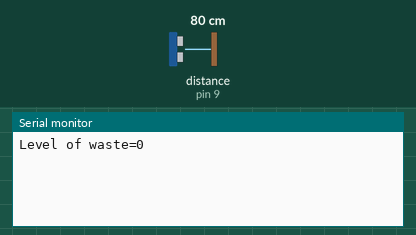
Recording of a sketch running on a simulated Arduino Mega 2560, built with avr-gcc and run on an emulated ATmega2560. On the bench: the last lines printed to the serial monitor. Wiring (inferred from the names in the program): ultrasonic range finder: trigger pin 8; echo pin 9. Inputs (shaded band) come from the test bench; at power-on: distance to the obstacle (sensor on pin 9) 80 cm. The echo pulse lasts 58.3 µs per cm; the modem accepts every AT command (registered, SIM ready, sends succeed) and sends nothing else.

Above: at 3.2 s.
3.3 s: distance to the obstacle (sensor on pin 9) set to 2 cm
At 3.3 s:
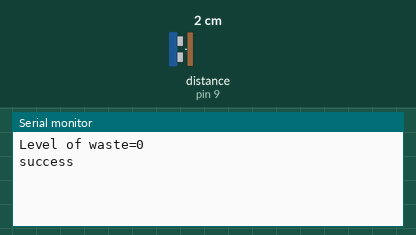
10.2 s: distance to the obstacle (sensor on pin 9) set to 4 cm
At 15.2 s:
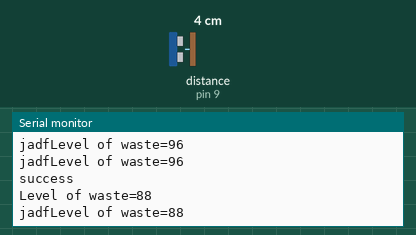

The sketch:

smart_city_bin__1_.ino
```cpp
#define trigPin 8
#define echoPin 9
long duration;
int distance;

void setup()
{
  pinMode(trigPin, OUTPUT);
  pinMode(echoPin, INPUT);
  Serial.begin(9600);
  Serial3.begin(115200);
  Serial3.println("AT+RST\r\n");
  delay(500);
  Serial3.println("AT+CWMODE=3\r\n");
  delay(500);
  Serial3.println("AT+CWJAP=\"<connect>\",\"<pswrd>\"\r\n");
  delay(500);
  Serial3.println("AT+CIPMUX=1\r\n");
  delay(500);

}

void loop()
{
  digitalWrite(trigPin, LOW);
  delayMicroseconds(2);
  digitalWrite(trigPin, HIGH);
  delayMicroseconds(10);
  digitalWrite(trigPin, LOW);

  duration = pulseIn(echoPin, HIGH);
  distance = duration * 0.034 / 2;

  int value = map(distance, 0, 25, 100, 0);

  if (value<0)
  {
    value=0;
  }

  Serial.print("Level of waste=");
  Serial.println(value);

  Serial3.print("AT+CIPSTART=\"TCP\",\"<ip>\",80\r\n");
  delay(100);
  if (Serial3.find("Error1"))
  {
    Serial.println("AT+CIPSTART error");
    return;
  }
  Serial3.println("AT+CIPSEND=200\r\n");
  delay(100);
  if (Serial3.find(">"))
  {
    Serial3.print("GET http://<ip>/bin/data.php?id=");
    Serial3.print(value);
    Serial3.print("&gi=34");
    Serial.println("success");
    delay(1000);


    Serial3.println("AT+CIPCLOSE");
    Serial3.print("AT+CIPSTART=\"TCP\",\"<ip>\",80\r\n");
    delay(100);
    Serial3.println("AT+CIPSEND=200\r\n");
    delay(100);
    Serial3.println("AT+CIPCLOSE");
        Serial3.println("AT+CIPCLOSE");
    Serial3.print("AT+CIPSTART=\"TCP\",\"<ip>\",80\r\n");
    delay(100);
    Serial3.println("AT+CIPSEND=200\r\n");
    delay(100);
    Serial3.println("AT+CIPCLOSE");
        Serial3.println("AT+CIPCLOSE");
    Serial3.print("AT+CIPSTART=\"TCP\",\"<ip>\",80\r\n");
    delay(100);
    Serial3.println("AT+CIPSEND=200\r\n");
    delay(100);
    Serial3.println("AT+CIPCLOSE");
  }
  else
  {
    Serial.print("jadf");
    Serial3.println("AT+CIPCLOSE");
  }
  Serial3.println("AT+CIPCLOSE");
  delay(100);

}
```

Measured:
- after the input at 10.2 s, the serial monitor: prints a new line after 2.2 s (image 2)
